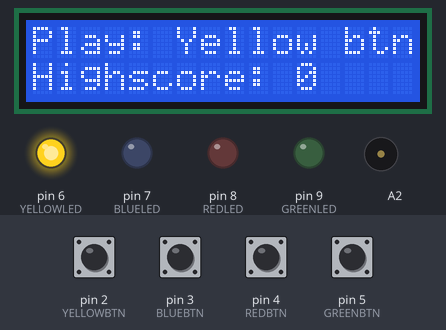
Recording of a sketch running on a simulated Arduino Uno, built with avr-gcc and run on an emulated ATmega328P. Parts: 16×2 character LCD, output pins drawn as LEDs (lit = HIGH), buzzer (waves = sounding). Dashed ring = blinking. Inputs (shaded band) come from the test bench; at power-on: pin 2 (YELLOWBTN), pin 3 (BLUEBTN), pin 4 (REDBTN), pin 5 (GREENBTN) LOW. Random numbers use the default seed unless the sketch sets one; EEPROM starts erased.

Above: at 1.2 s.
1.3 s: pin 2 (YELLOWBTN) pulled HIGH for 0.15 s
At 2.4 s:
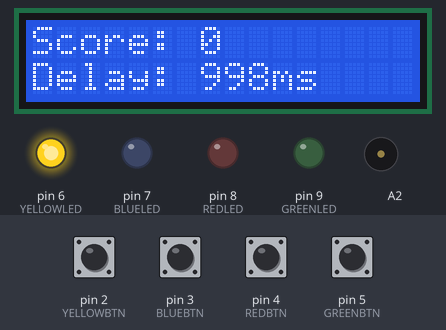
4.4 s: pin 3 (BLUEBTN) pulled HIGH for 0.15 s
At 5.8 s:
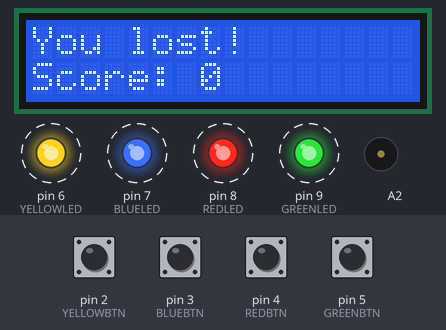
9.9 s: pin 2 (YELLOWBTN) pulled HIGH for 1 s
At 11.9 s:
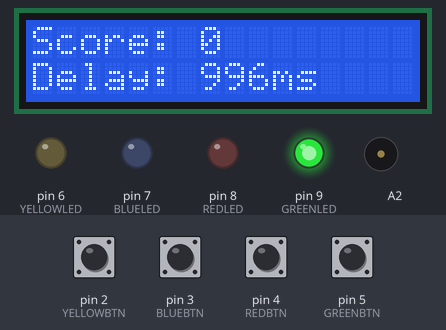
13.9 s: pin 2 (YELLOWBTN) pulled HIGH for 0.15 s
At 15.1 s:
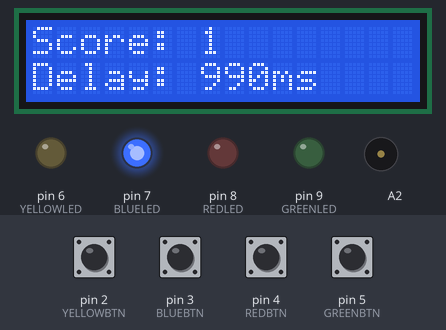
17.0 s: pin 5 (GREENBTN) pulled HIGH for 0.15 s
At 17.7 s:
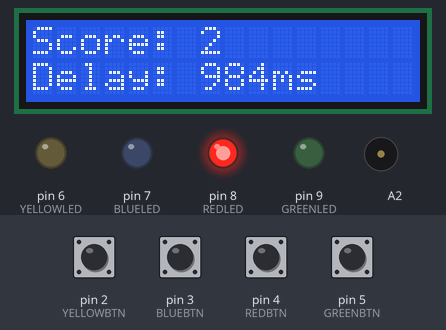
18.6 s: pin 4 (REDBTN) pulled HIGH for 0.15 s
At 20.2 s:
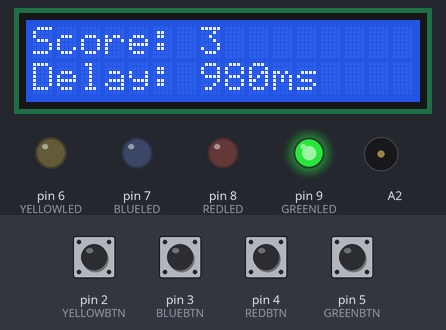
Timing chart, 0 to 21.2 s (numbered marks = the images above; inputs shaded):
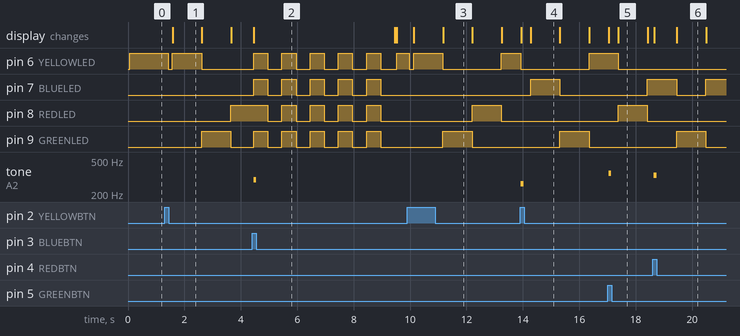

The sketch:

app.ino
```cpp
#include <LiquidCrystal.h>
#include <EEPROM.h>

#define YELLOWBTN 2
#define BLUEBTN 3
#define REDBTN 4
#define GREENBTN 5
#define YELLOWLED 6
#define BLUELED 7
#define REDLED 8
#define GREENLED 9

#define C 262
#define D 294
#define E 330
#define F 349

#define SWITCHPIN A3

#define MAXLEN 10
#define STARTDELAY 1000

unsigned long gameTime = 0;
unsigned int timeDelay = STARTDELAY;
int currentNum = 0;
int ledarr[MAXLEN];
int arrlen = 0;
bool btnPressed = false;
unsigned int score = 0;
unsigned int highscore = 0;

LiquidCrystal lcd(A5, A4, 11, 10, 12, 13);
bool inMenu = true;
bool printed = false;

void setup()
{
  pinMode(LED_BUILTIN, OUTPUT);

  Serial.begin(9600);

  lcd.begin(16, 2);
  pinMode(YELLOWBTN, INPUT);  //YELLOW led btn INPUT
  pinMode(BLUEBTN, INPUT);    //BLUE led btn INPUT
  pinMode(REDBTN, INPUT);     //RED led btn INPUT
  pinMode(GREENBTN, INPUT);   //GREEN led btn INPUT
  pinMode(YELLOWLED, OUTPUT); //YELLOW LED OUTPUT
  pinMode(BLUELED, OUTPUT);   //BLUE LED OUTPUT
  pinMode(REDLED, OUTPUT);    //RED LED OUTPUT
  pinMode(GREENLED, OUTPUT);  //GREEN LED OUTPUT

  // if analog input pin 0 is unconnected, random analog
  // noise will cause the call to randomSeed() to generate
  // different seed numbers each time the sketch runs.
  // randomSeed() will then shuffle the random function.
  gameTime = millis();
  randomSeed(analogRead(0));
  int i = 0;
  while (i < MAXLEN)
  {
    ledarr[i] = -1;
    i++;
  }
  if (EEPROM.read(412) == 255)
    highscore = 0;
  else
    highscore = EEPROM.read(412);
}

//Each time new random led is choosed we add it to array
void addstep()
{
  int i = 0;
  if (arrlen < 10)
  {
    ledarr[arrlen] = currentNum;
  }
  else
  {
    lost();
    return;
  }
  arrlen++;
}

//Each time we press correct btn we delete that step from array
void deletestep()
{
  int i = 0;
  while (i < arrlen)
  {
    ledarr[i] = ledarr[i + 1];
    i++;
  }
  arrlen--;
}

//where the magic happens
void gameloop()
{
  //check if we need to choose new LED
  if (gameTime < millis())
  {
    //Let's decrease delay so it is harder
    timeDelay -= 2;
    // Make sure activated LED is not activated anymore
    digitalWrite(YELLOWLED, LOW);
    digitalWrite(BLUELED, LOW);
    digitalWrite(REDLED, LOW);
    digitalWrite(GREENLED, LOW);
    //delay(50);
    //Make sure we dont pick same LED which is already active
    int temp = currentNum;
    while (currentNum == temp)
      currentNum = random(4) + 6;
    // Activate chosen LED
    digitalWrite(currentNum, HIGH);
    // Update timer
    gameTime = millis() + timeDelay;
    // Add step to array
    addstep();
  }
}

void inputloop()
{

  //YELLOW pressed
  if (digitalRead(YELLOWBTN) == HIGH && !btnPressed)
  {
    // this makes sure we only execute this code once after pressing button
    btnPressed = true;
    //correct button pressed
    if (ledarr[0] == YELLOWLED)
    {
      deletestep();
      tone(A2, C, 100);
      digitalWrite(YELLOWLED, LOW);
      score++;
    }
    //wrong button pressed
    else
    {
      lost();
    }
  }

  //BLUE pressed
  else if (digitalRead(BLUEBTN) == HIGH && !btnPressed)
  {
    btnPressed = true;
    tone(A2, D, 100);
    if (ledarr[0] == BLUELED)
    {
      deletestep();
      digitalWrite(BLUELED, LOW);
      score++;
    }
    else
    {
      lost();
    }
  }

  //RED pressed
  else if (digitalRead(REDBTN) == HIGH && !btnPressed)
  {
    btnPressed = true;
    tone(A2, E, 100);
    if (ledarr[0] == REDLED)
    {
      deletestep();
      digitalWrite(REDLED, LOW);
      score++;
    }
    else
    {
      lost();
    }
  }

  //GREEN
  else if (digitalRead(GREENBTN) == HIGH && !btnPressed)
  {
    btnPressed = true;
    tone(A2, F, 100);
    if (ledarr[0] == GREENLED)
    {
      deletestep();
      digitalWrite(GREENLED, LOW);
      score++;
    }
    else
    {
      lost();
    }
  }

  else
  {
    btnPressed = false;
    int i = 2;
    while (i < 6)
    {
      if (digitalRead(i) == HIGH)
      {
        btnPressed = true;
      }
      i++;
    }
  }
  //Update lcd score
  clearLCD();
  lcd.print("Score: ");
  lcd.print(score);
  lcd.setCursor(0, 1);
  lcd.print("Delay: ");
  lcd.print(timeDelay);
  lcd.print("ms");
}

void clearLCD()
{
  lcd.setCursor(0, 0);
  lcd.print("                ");
  lcd.setCursor(0, 1);
  lcd.print("                ");
  lcd.setCursor(0, 0);
}

void lost()
{
  highscore = max(score, highscore);
  EEPROM.write(412, highscore);
  clearLCD();
  lcd.print("You lost!");
  lcd.setCursor(0, 1);
  lcd.print("Score: ");
  lcd.print(score);
  arrlen = 0;
  score = 0;
  int i = 0;
  // Little animation after losing
  while (i < 5)
  {
    digitalWrite(YELLOWLED, HIGH);
    digitalWrite(BLUELED, HIGH);
    digitalWrite(REDLED, HIGH);
    digitalWrite(GREENLED, HIGH);
    delay(500);
    digitalWrite(YELLOWLED, LOW);
    digitalWrite(BLUELED, LOW);
    digitalWrite(REDLED, LOW);
    digitalWrite(GREENLED, LOW);
    delay(500);
    i++;
  }
  i = 0;
  //reset array
  while (i < MAXLEN)
  {
    ledarr[i] = -1;
    i++;
  }
  timeDelay = STARTDELAY;
  highscore = max(score, highscore);
  inMenu = true;
  printed = false;
}

void menuloop()
{
  if (!printed)
  {
    clearLCD();
    digitalWrite(YELLOWLED, HIGH);
    lcd.print("Play: Yellow btn");
    lcd.setCursor(0, 1);
    lcd.print("Highscore: ");
    lcd.print(highscore);
    printed = true;
  }
  if (digitalRead(YELLOWBTN) == HIGH)
  {
    inMenu = false;
    digitalWrite(YELLOWLED, LOW);
  }
  delay(100);
}

// the loop function runs over and over again forever
void loop()
{
  if (inMenu)
  {
    menuloop();
  }
  else
  {
    gameloop();
    inputloop();
  }
  delay(50); // wait for a "second"
}
```

Measured:
- after the input at 1.3 s, pin 6 (YELLOWLED): HIGH → LOW after 0.12 s, → HIGH 0.15 s later, → LOW 1.0 s later; pin 8 (REDLED): LOW → HIGH after 2.3 s; pin 9 (GREENLED): LOW → HIGH after 1.3 s, → LOW 1.0 s later; the display: changes after 0.28 s (image 1)
- after the input at 4.4 s, tone on A2: silent → 294 Hz after 0.05 s, → silent 0.10 s later
- after the input at 9.9 s, pin 6 (YELLOWLED): HIGH → LOW after 0.07 s, → HIGH 0.15 s later, → LOW 1.0 s later, → HIGH 2.1 s later; pin 8 (REDLED): LOW → HIGH after 2.3 s, → LOW 1.0 s later; pin 9 (GREENLED): LOW → HIGH after 1.3 s, → LOW 1.0 s later; the display: first changes after 0.23 s (image 3 shows a later state)
- after the input at 13.9 s, tone on A2: silent → 262 Hz at once, → silent 0.10 s later
- after the input at 17.0 s, tone on A2: silent → 349 Hz at once, → silent 0.10 s later
- after the input at 18.6 s, tone on A2: silent → 330 Hz after 0.05 s, → silent 0.10 s later
- by itself, pin 7 (BLUELED): alternates HIGH for 0.50 s and LOW for 0.50 s
